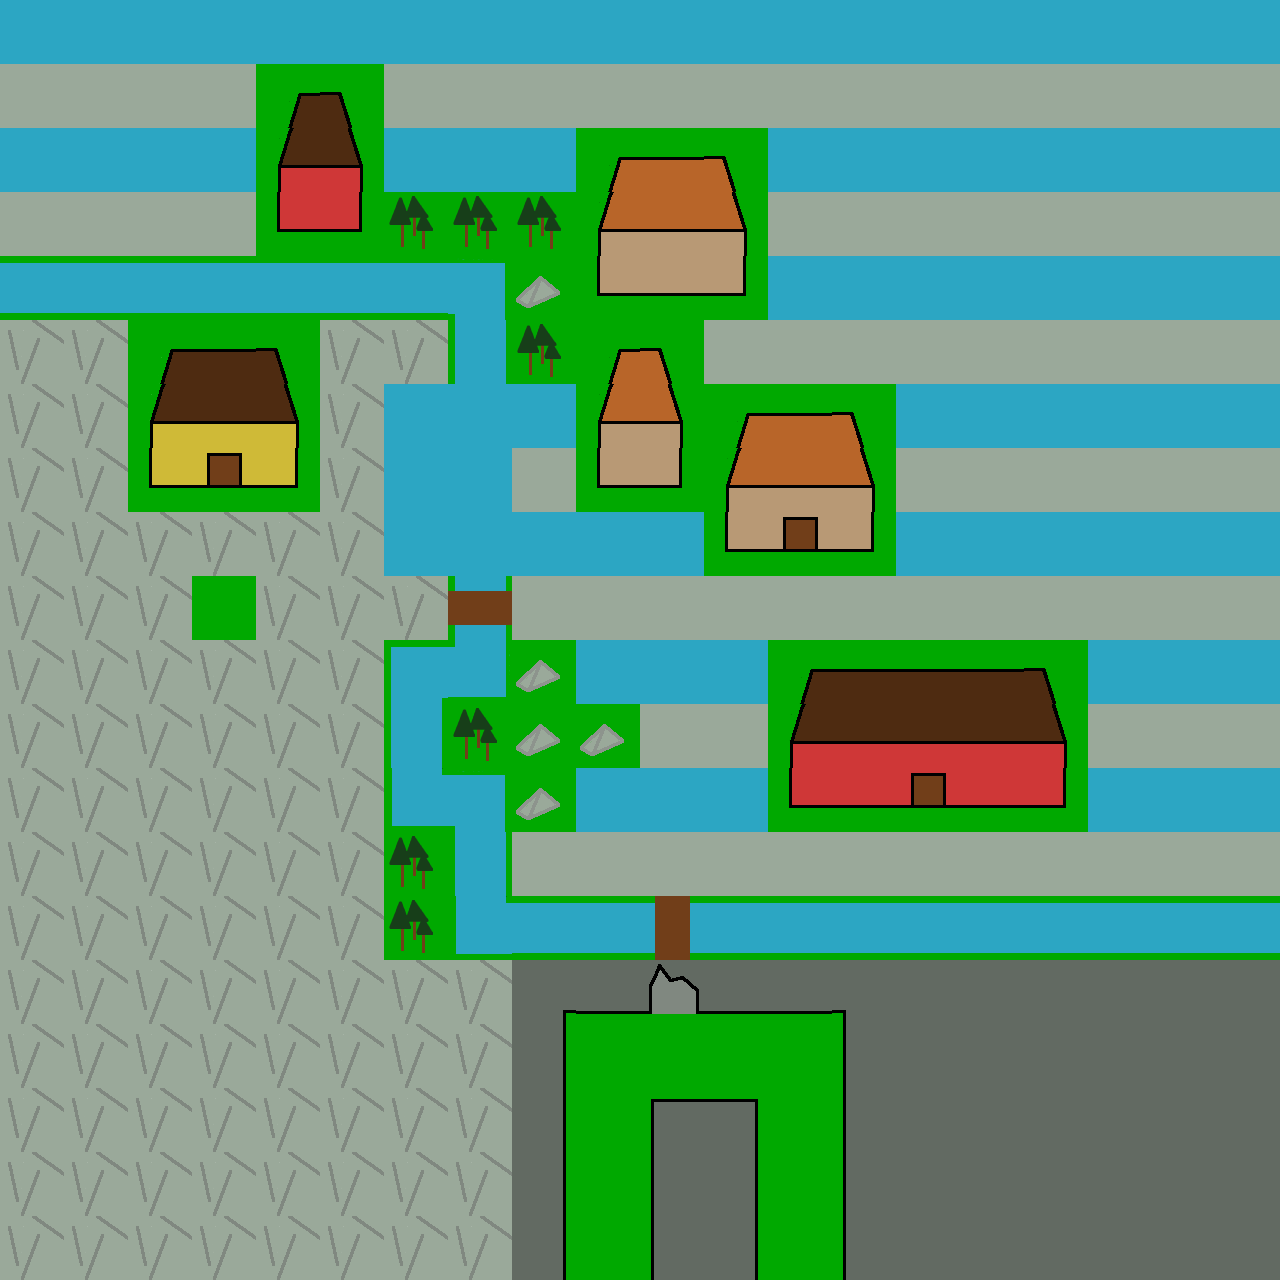

This game map was drawn from its Tiled (.tmx) file and the tilesets committed beside it. A one-line description and the trimmed map source follow:
An orthogonal 20x20 tile map with 64x64 px tiles, 1 tile layer (Capa de Patrones 1), 7 tilesets.

<map version="1.0" orientation="orthogonal" width="20" height="20" tilewidth="64" tileheight="64">
 <properties>
  <property name="Author" value="Adrián Arroyo" />
  <property name="License" value="Apache" />
  <property name="MinVersion" value="JUNO" />
  <property name="Name" value="Azpazeta" />
  <property name="Year" value="2013" />
 </properties>
 <tileset firstgid="1" name="BlueAndRed" tilewidth="64" tileheight="64">
  <image source="../../media/dualsprite.png" width="192" height="64" />
 </tileset>
 <tileset firstgid="4" name="HOUSE1" tilewidth="64" tileheight="64">
  <image source="../../media/housemain.png" width="768" height="64" />
 </tileset>
 <tileset firstgid="16" name="water" tilewidth="64" tileheight="64">
  <image source="../../media/water.png" width="768" height="64" />
 </tileset>
 <tileset firstgid="28" name="housered" tilewidth="64" tileheight="64">
  <image source="../../media/housered.png" width="768" height="64" />
 </tileset>
 <tileset firstgid="40" name="houseyellow" tilewidth="64" tileheight="64">
  <image source="../../media/houseyellow.png" width="768" height="64" />
 </tileset>
 <tileset firstgid="52" name="mountain" tilewidth="64" tileheight="64">
  <image source="../../media/mountain.png" width="768" height="64" />
 </tileset>
 <tileset firstgid="64" name="mountain-inside" tilewidth="64" tileheight="64">
  <image source="../../media/mountain-inside.png" width="1024" height="64" />
 </tileset>
 <layer name="Capa de Patrones 1" width="20" height="20">
  <properties>
   <property name="License" value="Creative Commons" />
   <property name="Path" value="/media/dualsprite.png" />
  </properties>
  <data>[400 cells, 400 non-empty, 54 distinct tile ids]</data>
 </layer>
</map>
